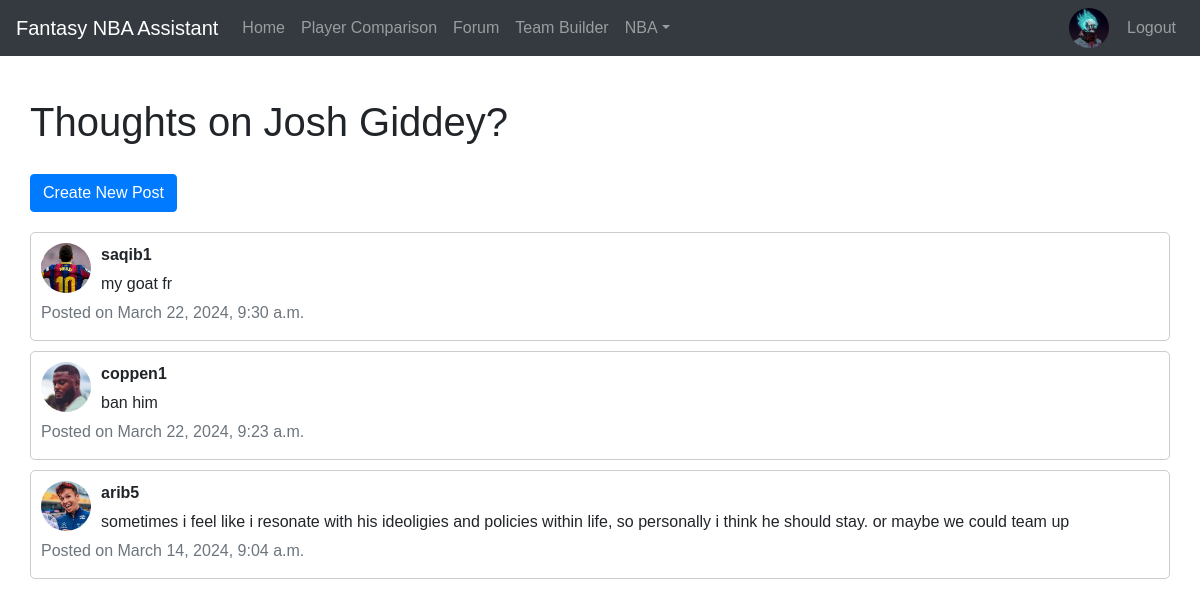
Screenshot of /thread/4/ (signed in) with the database file from the repository.
### mysite/models.py (models this page shows, shortened)
class Profile(models.Model):
    user = models.OneToOneField(User, on_delete=models.CASCADE)
    bio = models.TextField(blank=True)
    favorite_team = models.ForeignKey('Team', on_delete=models.SET_NULL, null=True, blank=True)
    profile_picture = models.ImageField(upload_to='profile_pictures', default=default_profile_picture)

class Thread(models.Model):
    title = models.CharField(max_length=200)
    creator = models.ForeignKey(User, on_delete=models.CASCADE, related_name='threads', default=1)
    created_at = models.DateTimeField(auto_now_add=True)
    upvotes = models.ManyToManyField(User, related_name='upvoted_threads', blank=True)

class Post(models.Model):
    thread = models.ForeignKey(Thread, on_delete=models.CASCADE)
    author = models.ForeignKey(User, on_delete=models.CASCADE, related_name='posts', default=1)  # Default to the superuser (ID=1)
    content = models.TextField()
    created_at = models.DateTimeField(auto_now_add=True)

### mysite/views.py (the view)
# urls.py: path('thread/<int:pk>/', login_required(views.thread_detail), name='thread_detail'),
def thread_detail(request, pk):
    thread = get_object_or_404(Thread, pk=pk)
    posts = thread.post_set.order_by('-created_at')
    return render(request, 'mysite/thread_detail.html', {'thread': thread, 'posts': posts})

### mysite/templates/mysite/thread_detail.html (shortened to what this page needs)
{% extends 'mysite/base.html' %}
{% block content %}
<div class="container" style="padding-top: 50px;">
  <div class="row">
    <div class="col-md-12">
      <div class="thread-detail">
        <div class="creator-info">
          <h1 style="padding-bottom: 10px;">{{ thread.title }}</h1>
        </div>
        <form method="post" action="{% url 'create_post' pk=thread.pk %}">
          <button type="submit" class="btn btn-primary" style="margin-bottom: 20px;">Create New Post</button>
        </form>
        {% for post in posts %}
          <div class="post">
            <div class="post-content">
              <img class="profile-picture" src="{{ post.author.profile.profile_picture.url }}" alt="{{ post.author.username }}">
              <div>
                <p class="author-name">{{ post.author.username }}</p>
                <p>{{ post.content }}</p>
              </div>
            </div>
            <p class="text-muted">Posted on {{ post.created_at }}</p>
          </div>
        {% endfor %}
      </div>
    </div>
  </div>
</div>
{% endblock %}

### mysite/templates/mysite/base.html (shortened to what this page needs)
<!DOCTYPE html>
<html lang="en">
<head>
    <link rel="stylesheet" href="https://cdnjs.cloudflare.com/ajax/libs/font-awesome/4.7.0/css/font-awesome.min.css">
    <link rel="stylesheet" href="https://stackpath.bootstrapcdn.com/bootstrap/4.5.0/css/bootstrap.min.css"
>
</head>
<body>
    <header>
        <nav class="navbar navbar-expand-md navbar-dark fixed-top bg-dark">
            <a class="navbar-brand" href="/">Fantasy NBA Assistant</a>
            <div class="collapse navbar-collapse" id="navbarsExampleDefault">
                <ul class="navbar-nav mr-auto">
                    <li class="nav-item">
                        <a class="nav-link" href="/">Home <span class="sr-only">(current)</span></a>
                    </li>
                    <li class="nav-item">
                        <a class="nav-link" href="/playercomparison">Player Comparison </a>
                    </li>
                    <li class="nav-item">
                        <a class="nav-link" href="/forum">Forum </a>
                    </li>
                    <li class="nav-item">
                        <a class="nav-link" href="/teambuilder">Team Builder </a>
                    </li>
                    <li class="nav-item dropdown">
                        <a class="nav-link dropdown-toggle" href="#" id="dropdown01" data-toggle="dropdown"
                            aria-haspopup="true" aria-expanded="false">NBA</a>
                    </li>
                </ul>
                {% if user.is_authenticated %}
                    <ul class="navbar-nav ml-auto">
                        <li class="nav-item">
                            <a href="{% url 'profile' %}">
                                <img src="{{ user.profile.profile_picture.url }}" alt="Profile Picture" class="profile-img">
                            </a>
                        </li>
                        <li class="nav-item">
                            <a class="nav-link" href="{% url 'logout' %}">Logout</a>
                        </li>
                    </ul>
                {% endif %}
            </div>
        </nav>
    </header>
    <main role="main" class="container">
        <div class="mt-5">
            {% block content %}
            {% endblock %}
        </div>
    </main>
</body>
</html>

### mysite/templates/mysite/base.html (style rules this page uses)
body { font-family: 'Arial', sans-serif; }
.navbar-nav .nav-link { color: #ffffff; }
.profile-img { width: 40px; height: 40px; object-fit: cover; object-position: center; border-radius: 50%; margin-right: 10px; }

### mysite/templates/mysite/thread_detail.html (style rules this page uses)
.container { padding-right: 0; padding-left: 0; }
.creator-info, .post-meta { display: flex; align-items: center; justify-content: space-between; margin-bottom: 10px; }
.profile-picture { width: 50px; height: 50px; border-radius: 50%; margin-right: 10px; object-fit: cover; }
.thread-detail { margin-bottom: 20px; position: relative; }
.post { border: 1px solid #ccc; padding: 10px; border-radius: 5px; margin-bottom: 10px; width: 100%; box-sizing: border-box; position: relative; }
.post p { margin-bottom: 5px; }
.author-name { font-weight: bold; margin-bottom: 5px; }
.post-content { display: flex; align-items: flex-start; }
.post-content img { margin-right: 10px; }

### rows the page displays
Thread: title "Thoughts on Josh Giddey?"
Post: author.profile.profile_picture (picture), author.username "saqib1", content "my goat fr", created_at "March 22, 2024, 9:30 a.m."
Post: author.profile.profile_picture (picture), author.username "coppen1", content "ban him", created_at "March 22, 2024, 9:23 a.m."
Post: author.profile.profile_picture (picture), author.username "arib5", content "sometimes i feel like i resonate with his ideoligies and policies within life, so personally i think he should stay. or maybe we could team up", created_at "March 14, 2024, 9:04 a.m."
